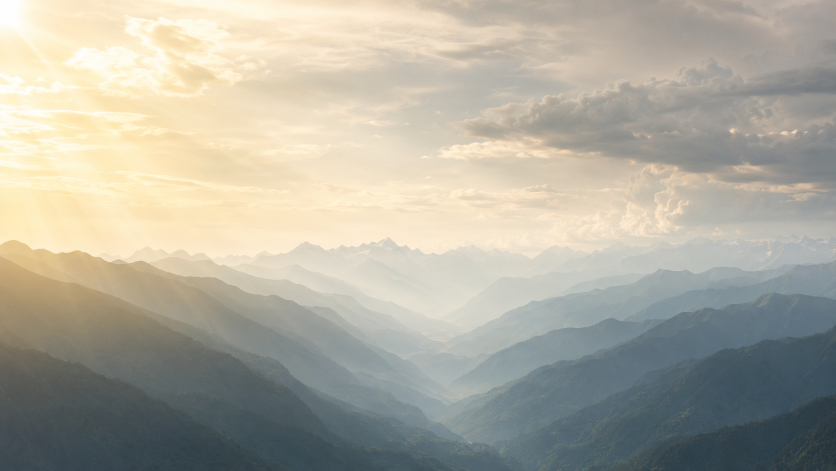
#> input picture assets/png/01-background-valley.png, 1672 x 941 px (shown at 1/2 size)
$ python render_responsive_hero.py
#> lines starting #> are read from the running program, lines starting #| are printed output that depends on the picture
#!/usr/bin/env python3
"""Render opening hero frames and measure foreground coverage by viewport."""

from __future__ import annotations

from pathlib import Path
from PIL import Image, ImageChops, ImageDraw, ImageFont


ROOT = Path(__file__).resolve().parents[1]
ASSETS = ROOT / "assets" / "png"
MOBILE_ASSETS = ROOT / "assets" / "mobile" / "png"
OUT = ROOT / "preview"
FONT = "/usr/share/fonts/opentype/urw-base35/NimbusSansNarrow-Bold.otf"


def fitted_layer(path: Path, viewport: tuple[int, int], mobile: bool, shift_x: float = 0, shift_y: float = 0) -> Image.Image:
#> called with viewport = (1440, 900), mobile = False, shift_x = 0, shift_y = 0
    width, height = viewport
    mobile_background = mobile and path.name.startswith("01-")
    box_w = round(width * (1.36 if mobile_background else 2.20 if mobile else 1.14))
    box_h = round(height * (1.14 if mobile else 1.12))
    box_left = round(width * (-0.18 if mobile_background else -0.60 if mobile else -0.07) + shift_x)
    box_top = round(height * (-0.07 if mobile_background else -0.11 if mobile else -0.06) + shift_y)

    source = Image.open(path).convert("RGBA")
    scale = max(box_w / source.width, box_h / source.height)
#> scale = 1.07
    resized = source.resize((round(source.width * scale), round(source.height * scale)), Image.Resampling.LANCZOS)
    crop_left = max(0, (resized.width - box_w) // 2)
#> crop_left = 74
    crop_top = max(0, (resized.height - box_h) // 2)
#> crop_top = 0
    fitted = resized.crop((crop_left, crop_top, crop_left + box_w, crop_top + box_h))
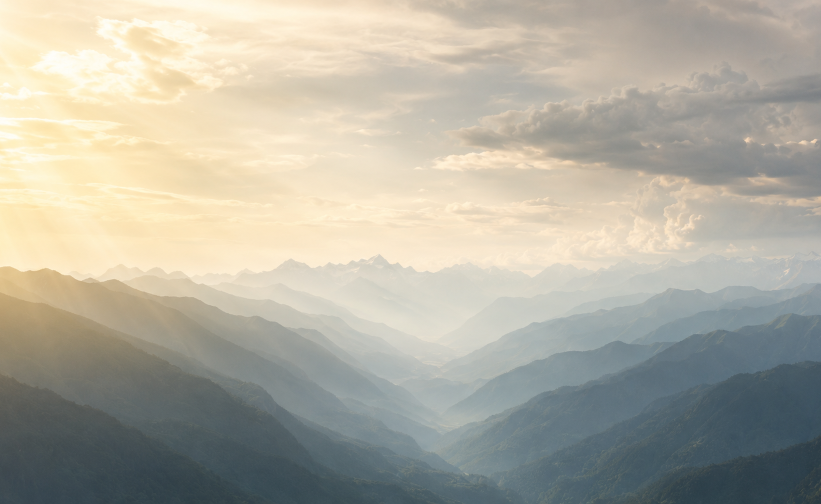
#> fitted: PIL image 1642x1008 RGBA (shown at 1/2 size); mean R, G, B, A 176.7, 173.5, 160.5, 255

    canvas = Image.new("RGBA", viewport, (0, 0, 0, 0))
#> canvas: PIL image 1440x900 RGBA; every value is 0
    canvas.alpha_composite(fitted, (box_left, box_top))
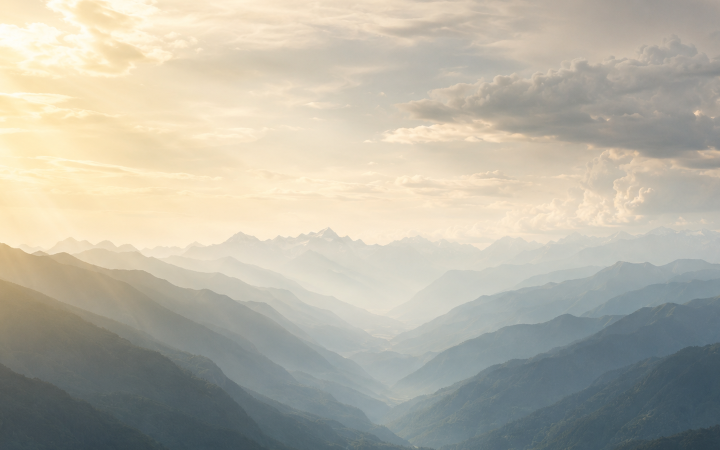
#> canvas: PIL image 1440x900 RGBA (shown at 1/2 size); mean R, G, B, A 183.5, 179.6, 165.7, 255
    return canvas


def text_layer(viewport: tuple[int, int], text: str, y: float, size: float) -> Image.Image:
    width, height = viewport
    layer = Image.new("RGBA", viewport, (0, 0, 0, 0))
    draw = ImageDraw.Draw(layer)
    font = ImageFont.truetype(FONT, round(size))
    draw.text((width / 2 + 2, y + 4), text.upper(), font=font, anchor="mm", fill=(3, 12, 7, 90))
    draw.text((width / 2, y), text.upper(), font=font, anchor="mm", fill=(244, 242, 223, 245))
    return layer


def fitted_mobile_layer(path: Path, viewport: tuple[int, int], shift_y: float = 0) -> Image.Image:
    width, height = viewport
    box_w, box_h = round(width * 1.04), round(height * 1.18)
    box_left, box_top = round(width * -0.02), round(height * -0.12 + shift_y)
    source = Image.open(path).convert("RGBA")
    scale = max(box_w / source.width, box_h / source.height)
    resized = source.resize((round(source.width * scale), round(source.height * scale)), Image.Resampling.LANCZOS)
    crop_left = max(0, (resized.width - box_w) // 2)
    crop_top = max(0, (resized.height - box_h) // 2)
    fitted = resized.crop((crop_left, crop_top, crop_left + box_w, crop_top + box_h))
    canvas = Image.new("RGBA", viewport, (0, 0, 0, 0))
    canvas.alpha_composite(fitted, (box_left, box_top))
    return canvas


def render(viewport: tuple[int, int], mobile: bool) -> tuple[Image.Image, float]:
    width, height = viewport
    if mobile:
        layers = {
            "bg": fitted_mobile_layer(MOBILE_ASSETS / "17-mobile-background.png", viewport),
            "far": fitted_mobile_layer(MOBILE_ASSETS / "18-mobile-far-ridges.png", viewport),
            "mid": fitted_mobile_layer(MOBILE_ASSETS / "19-mobile-mid-forest.png", viewport, height * -.02),
            "near": fitted_mobile_layer(MOBILE_ASSETS / "20-mobile-near-forest.png", viewport, height * -.04),
            "foreground": fitted_mobile_layer(MOBILE_ASSETS / "21-mobile-foreground.png", viewport, height * -.01),
        }
        scene = Image.new("RGBA", viewport, "#07100c")
        scene.alpha_composite(layers["bg"])
        scene.alpha_composite(layers["far"])
        scene.alpha_composite(text_layer(viewport, "World Diabetes", height * .245, width * .1015))
        scene.alpha_composite(layers["mid"])
        scene.alpha_composite(text_layer(viewport, "Day Expedition", height * .31, width * .1045))
        scene.alpha_composite(layers["near"])
        scene.alpha_composite(text_layer(viewport, "2026", height * .39, width * .218))
        scene.alpha_composite(layers["foreground"])
        coverage = Image.new("L", viewport, 0)
        for key in ("far", "mid", "near", "foreground"):
            coverage = ImageChops.lighter(coverage, layers[key].getchannel("A"))
        covered = sum(coverage.histogram()[32:])
        return scene.convert("RGB"), covered / (width * height)

    shifts = {
        "far_left": width * (0.12 if mobile else 0),
        "far_right": width * (-0.12 if mobile else 0),
        "mid_left": width * (0.15 if mobile else 0),
        "mid_right": width * (-0.15 if mobile else 0),
        "near_left": width * (0.18 if mobile else 0),
        "near_right": width * (-0.18 if mobile else 0),
    }

    names = {
        "bg": "01-background-valley.png",
        "far_left": "02-far-left-ridge.png",
        "far_right": "03-far-right-ridge.png",
        "mid_left": "04-mid-left-valley.png",
        "mid_right": "05-mid-right-valley.png",
        "near_left": "06-near-left-pines.png",
        "near_right": "07-near-right-pines.png",
        "foreground": "08-foreground-rocks-ferns.png",
    }

    layers: dict[str, Image.Image] = {}
    for key, name in names.items():
        y = 0
        if key.startswith("mid_"):
            y = height * (-0.02 if mobile else -0.02)
        elif key.startswith("near_"):
            y = height * (-0.04 if mobile else -0.04)
        elif key == "foreground":
            y = height * (-0.01 if mobile else -0.01)
        layers[key] = fitted_layer(ASSETS / name, viewport, mobile, shifts.get(key, 0), y)

    scene = Image.new("RGBA", viewport, "#07100c")
    scene.alpha_composite(layers["bg"])
    scene.alpha_composite(layers["far_left"])
    scene.alpha_composite(layers["far_right"])

    scene.alpha_composite(text_layer(viewport, "World Diabetes", height * 0.32, width * 0.077))

    scene.alpha_composite(layers["mid_left"])
    scene.alpha_composite(layers["mid_right"])

    scene.alpha_composite(text_layer(viewport, "Day Expedition", height * 0.44, width * 0.085))

    scene.alpha_composite(layers["near_left"])
    scene.alpha_composite(layers["near_right"])

    scene.alpha_composite(text_layer(viewport, "2026", height * 0.60, width * 0.138))

    scene.alpha_composite(layers["foreground"])

    coverage = Image.new("L", viewport, 0)
    for key in ("mid_left", "mid_right", "near_left", "near_right", "foreground"):
        coverage = ImageChops.lighter(coverage, layers[key].getchannel("A"))
    histogram = coverage.histogram()
    covered = sum(histogram[32:])
    coverage_ratio = covered / (width * height)

    return scene.convert("RGB"), coverage_ratio


def main() -> None:
    OUT.mkdir(exist_ok=True)
    desktop, desktop_coverage = render((1440, 900), False)
    mobile, mobile_coverage = render((390, 844), True)
    desktop.save(OUT / "hero-desktop-responsive.jpg", quality=92)
    mobile.save(OUT / "hero-mobile-responsive.jpg", quality=92)

    mobile_preview = Image.new("RGB", (1440, 900), "#07100c")
    scaled = mobile.resize((416, 900), Image.Resampling.LANCZOS)
    mobile_preview.paste(scaled, (512, 0))
    mobile_preview.save(OUT / "hero-mobile-framed.jpg", quality=92)

    print(f"Desktop green-layer coverage: {desktop_coverage:.1%}")
    print(f"Mobile green-layer coverage: {mobile_coverage:.1%}")


if __name__ == "__main__":
#> (the run stopped early here; a loop or call above may not have finished)
